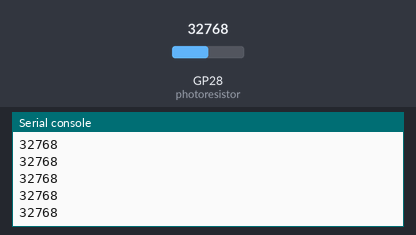
A program run on a simulated Raspberry Pi Pico running MicroPython. Shown: the last lines printed to the serial console. Inputs (shaded band) come from the test bench; at power-on: GP28 (photoresistor) = 32768 (analog values on the 0–65535 scale).

Above: at 1.2 s.
1.3 s: GP28 (photoresistor) set to 45874
At 2.0 s:
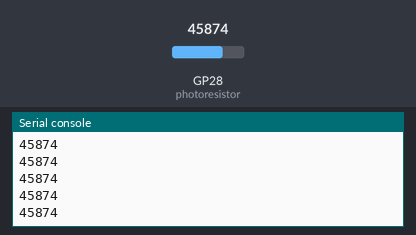
2.8 s: GP28 (photoresistor) set to 57670
At 3.6 s:
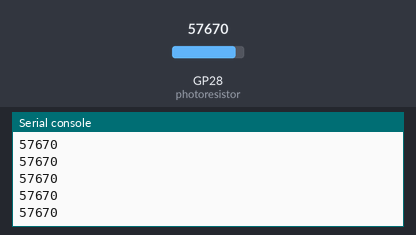
Timing chart, 0 to 5.8 s (numbered marks = the images above; inputs shaded):
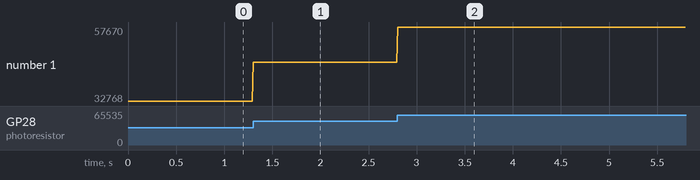

The program:

Photoresistor.py
```python
#importing libraries
import machine
import utime
#making variables
photoresistor = machine.ADC(28)
while True:
    light_value  = photoresistor.read_u16()
    print(light_value)#<-- high value = more light les value = less light
    utime.sleep_ms(10)
```

Measured:
- after the input at 1.3 s, the serial console: prints a new line at once (image 1)
- after the input at 2.8 s, the serial console: prints a new line at once (image 2)
- plotted number 1: 32768 → 45874 after the input at 1.3 s, 45874 → 57670 after the input at 2.8 s
